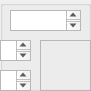
  <widget class="QGroupBox" name="day_24">
   <property name="geometry">
    <rect>
     <x>200</x>
     <y>310</y>
     <width>91</width>
     <height>91</height>
    </rect>
   </property>
   <property name="title">
    <string/>
   </property>
   <widget class="QTextBrowser" name="month_date_24">
    <property name="geometry">
     <rect>
      <x>10</x>
      <y>10</y>
      <width>71</width>
      <height>21</height>
     </rect>
    </property>
    <property name="html">
     <string>&lt;!DOCTYPE HTML PUBLIC &quot;-//W3C//DTD HTML 4.0//EN&quot; &quot;http://www.w3.org/TR/REC-html40/strict.dtd&quot;&gt;
&lt;html&gt;&lt;head&gt;&lt;meta name=&quot;qrichtext&quot; content=&quot;1&quot; /&gt;&lt;style type=&quot;text/css&quot;&gt;
p, li { white-space: pre-wrap; }
&lt;/style&gt;&lt;/head&gt;&lt;body style=&quot; font-family:'MS Shell Dlg 2'; font-size:8.25pt; font-weight:400; font-style:normal;&quot;&gt;
&lt;p style=&quot;-qt-paragraph-type:empty; margin-top:0px; margin-bottom:0px; margin-left:0px; margin-right:0px; -qt-block-indent:0; text-indent:0px;&quot;&gt;&lt;br /&gt;&lt;/p&gt;&lt;/body&gt;&lt;/html&gt;</string>
    </property>
   </widget>
   <widget class="QTextBrowser" name="day_deqr_24">
    <property name="geometry">
     <rect>
      <x>0</x>
      <y>40</y>
      <width>31</width>
      <height>21</height>
     </rect>
    </property>
   </widget>
   <widget class="QTextBrowser" name="night_degr_24">
    <property name="geometry">
     <rect>
      <x>0</x>
      <y>70</y>
      <width>31</width>
      <height>21</height>
     </rect>
    </property>
   </widget>
   <widget class="QFrame" name="weather_fra_24">
    <property name="geometry">
     <rect>
      <x>40</x>
      <y>40</y>
      <width>51</width>
      <height>51</height>
     </rect>
    </property>
    <property name="frameShape">
     <enum>QFrame::StyledPanel</enum>
    </property>
    <property name="frameShadow">
     <enum>QFrame::Raised</enum>
    </property>
   </widget>
  </widget>
